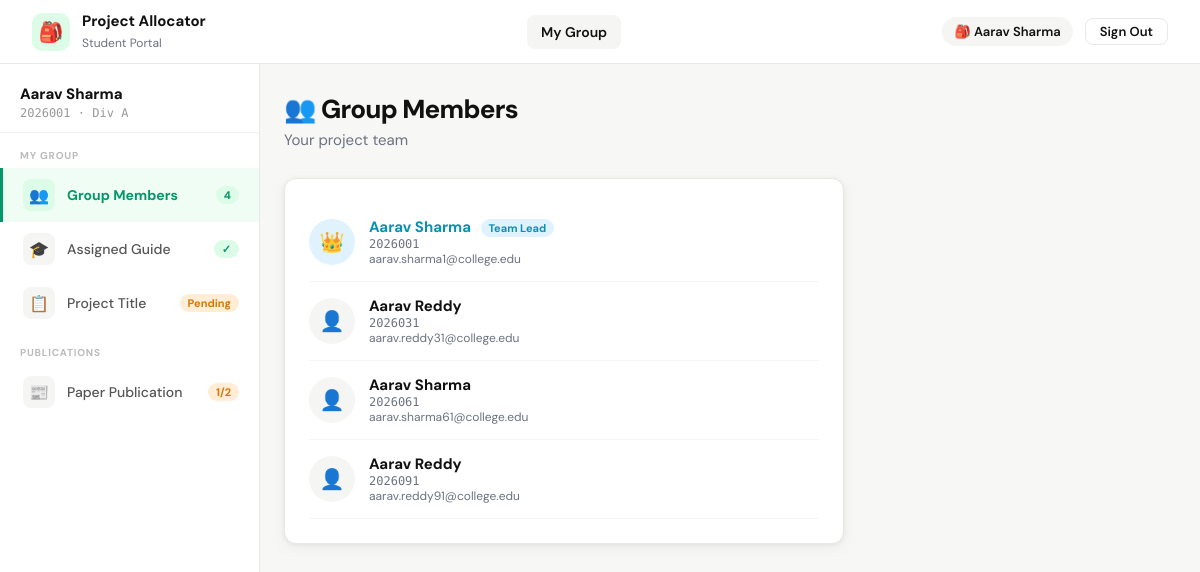
The page /student/dashboard (signed in) on the database its author committed.
### tables this page shows
CREATE TABLE student (
            id INTEGER PRIMARY KEY AUTOINCREMENT,
            name TEXT NOT NULL,
            prn TEXT UNIQUE NOT NULL,
            division TEXT,
            department TEXT,
            email TEXT UNIQUE,
            password TEXT,
            created_at TEXT DEFAULT CURRENT_TIMESTAMP
        );

### app.py (the view, shortened to what this page needs)
@app.route('/student/dashboard')
@login_required('student')
def student_dashboard():
    conn = get_db()
    sid = session['user_id']
    group = conn.execute("""
        SELECT pg.*, g.name as guide_name, g.email as guide_email, g.department as guide_dept,
               s.name as lead_name, s.prn as lead_roll
        FROM group_member gm
        JOIN project_group pg ON gm.group_id = pg.id
        LEFT JOIN guide g ON pg.guide_id = g.id
        LEFT JOIN student s ON pg.team_lead_id = s.id
        WHERE gm.student_id=?
    """, (sid,)).fetchone()
    members = []
    if group:
        members = conn.execute("""
            SELECT s.name, s.prn, s.email,
                   CASE WHEN pg.team_lead_id = s.id THEN 1 ELSE 0 END as is_lead
            FROM group_member gm
            JOIN student s ON gm.student_id = s.id
            JOIN project_group pg ON gm.group_id = pg.id
            WHERE gm.group_id=?
        """, (group['id'],)).fetchall()
    available = []
    titles = conn.execute("""
        SELECT pt.id, pt.title, g.name as guide_name
        FROM project_title pt
        JOIN guide g ON pt.guide_id = g.id
        ORDER BY g.name, pt.title
    """).fetchall()
    student = conn.execute("SELECT * FROM student WHERE id=?", (sid,)).fetchone()
    papers = {}
    if group:
        pubs = conn.execute(
            "SELECT * FROM paper_publication WHERE group_id=?", (group['id'],)
        ).fetchall()
        for p in pubs:
            papers[p['stage']] = p
    conn.close()
    return render_template('student/dashboard.html',
                           group=group, members=members,
                           available=available, titles=titles,
                           student=student, papers=papers)

### app.py (called while the page is built)
def get_db():
    conn = sqlite3.connect(DB)
    conn.row_factory = sqlite3.Row
    return conn

def login_required(role):
    def decorator(f):
        @wraps(f)
        def decorated(*args, **kwargs):
            if session.get('role') != role:
                flash('Please login to continue.', 'warning')
                return redirect(url_for('login'))
            return f(*args, **kwargs)
        return decorated
    return decorator

### templates/student/dashboard.html (shortened to what this page needs)
{% extends "base.html" %}
{% block content %}
<div class="portal-wrap">
  <aside class="sidebar" id="sidebar">
    <div class="sidebar-header">
      <div class="student-name">{{ student.name }}</div>
      <div class="student-prn">{{ student.prn }}{% if student.division %} · Div {{ student.division }}{% endif %}</div>
    </div>
    <div class="nav-section-label">My Group</div>
    {% if group %}
      <button class="nav-item active" id="nav-members" onclick="showSection('members', this)">
        <div class="nav-icon">👥</div>
        <span>Group Members</span>
        <span class="nav-badge done">{{ members|length }}</span>
      </button>
      <button class="nav-item" id="nav-guide" onclick="showSection('guide', this)">
        <div class="nav-icon">🎓</div>
        <span>Assigned Guide</span>
        {% if group.guide_name %}
          <span class="nav-badge done">✓</span>
        {% else %}
          <span class="nav-badge pending">Pending</span>
        {% endif %}
      </button>
      <button class="nav-item" id="nav-title" onclick="showSection('title', this)">
        <div class="nav-icon">📋</div>
        <span>Project Title</span>
        {% if group.title_finalized %}
          <span class="nav-badge done">Locked</span>
        {% elif group.project_title %}
          <span class="nav-badge pending">Pending</span>
        {% else %}
          <span class="nav-badge pending">Not Set</span>
        {% endif %}
      </button>
      <div class="nav-section-label">Publications</div>
      <button class="nav-item" id="nav-paper" onclick="showSection('paper', this)">
        <div class="nav-icon">📰</div>
        <span>Paper Publication</span>
        {% set done_count = papers|length %}
        {% if done_count == 2 %}
          <span class="nav-badge done">Both ✓</span>
        {% elif done_count == 1 %}
          <span class="nav-badge pending">1/2</span>
        {% else %}
          <span class="nav-badge pending">0/2</span>
        {% endif %}
      </button>
    {% else %}
      <button class="nav-item active" id="nav-form" onclick="showSection('form', this)">
        <div class="nav-icon">➕</div>
        <span>Form Group</span>
      </button>
    {% endif %}
  </aside>
  <div class="main-content">
    {% if group %}
      <div class="section-panel active" id="section-members">
        <div class="page-header">
          <h1>👥 Group Members</h1>
          <p>Your project team</p>
        </div>
        <div class="card" style="max-width:560px;">
          {% for m in members %}
          <div style="display:flex;align-items:center;gap:14px;padding:14px 0;border-bottom:1px solid #f5f5f3;">
            <div style="width:46px;height:46px;border-radius:50%;background:{% if m.is_lead %}#e0f2fe{% else %}#f5f5f3{% endif %};display:flex;align-items:center;justify-content:center;font-size:20px;flex-shrink:0;">
              {% if m.is_lead %}👑{% else %}👤{% endif %}
            </div>
            <div style="flex:1;">
              <div style="font-weight:700;font-size:15px;color:{% if m.is_lead %}#0891b2{% else %}#111{% endif %};">
                {{ m.name }}
                {% if m.is_lead %}<span style="font-size:11px;background:#e0f2fe;color:#0891b2;padding:2px 8px;border-radius:10px;margin-left:6px;">Team Lead</span>{% endif %}
              </div>
              <div class="text-muted" style="font-family:'DM Mono',monospace;font-size:12px;">{{ m.prn }}</div>
              <div class="text-muted" style="font-size:12px;">{{ m.email or '' }}</div>
            </div>
          </div>
          {% endfor %}
        </div>
      </div>
    {% endif %}
  </div>
</div>
{% endblock %}

### templates/base.html (shortened to what this page needs)
<!DOCTYPE html>
<html lang="en">
<head>
</head>
<body>
{% if session.role %}
<header class="topbar">
  <a class="topbar-brand" href="{% if session.role == 'coordinator' %}{{ url_for('coord_dashboard') }}{% elif session.role == 'guide' %}{{ url_for('guide_dashboard') }}{% else %}{{ url_for('student_dashboard') }}{% endif %}">
    <div class="topbar-icon" style="background:{% if session.role == 'coordinator' %}#ede9fe{% elif session.role == 'guide' %}#e0f2fe{% else %}#dcfce7{% endif %}">
      {% if session.role == 'coordinator' %}📋{% elif session.role == 'guide' %}🎓{% else %}🎒{% endif %}
    </div>
    <div class="topbar-brand-text">
      <strong>Project Allocator</strong>
      <span>{{ session.role|capitalize }} Portal</span>
    </div>
  </a>
  <nav class="topbar-nav">
    {% if session.role == 'coordinator' %}
      <a href="{{ url_for('coord_dashboard') }}" class="{% if request.endpoint == 'coord_dashboard' %}active{% endif %}">Dashboard</a>
      <a href="{{ url_for('coord_students') }}" class="{% if request.endpoint == 'coord_students' %}active{% endif %}">Students</a>
      <a href="{{ url_for('coord_guides') }}" class="{% if request.endpoint == 'coord_guides' %}active{% endif %}">Guides</a>
      <a href="{{ url_for('coord_groups') }}" class="{% if request.endpoint == 'coord_groups' %}active{% endif %}">Groups</a>
      <a href="{{ url_for('coord_allocations') }}" class="{% if request.endpoint == 'coord_allocations' %}active{% endif %}">Allocations</a>
      <a href="{{ url_for('coord_marks') }}" class="{% if request.endpoint == 'coord_marks' %}active{% endif %}">Marks</a>
      <a href="{{ url_for('coord_papers') }}" class="{% if request.endpoint == 'coord_papers' %}active{% endif %}" style="{% if request.endpoint == 'coord_papers' %}{% else %}color:#7c3aed;font-weight:600;{% endif %}">📰 Papers</a>
    {% elif session.role == 'student' %}
      <a href="{{ url_for('student_dashboard') }}" class="{% if request.endpoint == 'student_dashboard' %}active{% endif %}">My Group</a>
    {% endif %}
  </nav>
  <div class="topbar-right">
    <div class="user-pill">
      {% if session.role == 'coordinator' %}📋{% elif session.role == 'guide' %}🎓{% else %}🎒{% endif %}
      {{ session.user_name }}
    </div>
    <a href="{{ url_for('logout') }}" class="btn btn-outline btn-sm">Sign Out</a>
  </div>
</header>
{% endif %}
<main>
  {% block content %}{% endblock %}
</main>
</body>
</html>

### templates/base.html (style rules this page uses)
*, *::before, *::after { box-sizing: border-box; margin: 0; padding: 0; }
html { scroll-behavior: smooth; }
body { font-family: 'DM Sans', sans-serif; background: #f7f7f5; color: #111; min-height: 100vh; }
:root { --coord: #7c3aed; --guide: #0891b2; --student: #059669; --danger: #dc2626; --warning: #d97706; --border: #e8e8e4; --surface: #ffffff; --muted: #6b7280; --radius: 12px; --shadow: 0 1px 4px rgba(0,0,0,0.06), 0 4px 16px rgba(0,0,0,0.05); --shadow-lg: 0 8px 32px rgba(0,0,0,0.10); }
.topbar { background: #fff; border-bottom: 1px solid var(--border); height: 64px; display: flex; align-items: center; justify-content: space-between; padding: 0 32px; position: sticky; top: 0; z-index: 100; }
.topbar-brand { display: flex; align-items: center; gap: 12px; text-decoration: none; color: inherit; }
.topbar-icon { width: 38px; height: 38px; border-radius: 10px; display: flex; align-items: center; justify-content: center; font-size: 20px; flex-shrink: 0; }
.topbar-brand-text strong { font-size: 15px; font-weight: 700; display: block; }
.topbar-brand-text span { font-size: 12px; color: var(--muted); }
.topbar-nav { display: flex; align-items: center; gap: 4px; }
.topbar-nav a { padding: 8px 14px; border-radius: 8px; text-decoration: none; font-size: 14px; font-weight: 500; color: var(--muted); transition: all 0.18s; }
.topbar-nav a.active { background: #f5f5f3; color: #111; font-weight: 600; }
.topbar-right { display: flex; align-items: center; gap: 12px; }
.user-pill { display: flex; align-items: center; gap: 8px; padding: 6px 12px; background: #f5f5f3; border-radius: 20px; font-size: 13px; font-weight: 600; }
.page-header { margin-bottom: 28px; }
.page-header h1 { font-size: 26px; font-weight: 800; letter-spacing: -0.03em; }
.page-header p { color: var(--muted); margin-top: 4px; font-size: 15px; }
.card { background: var(--surface); border: 1px solid var(--border); border-radius: var(--radius); padding: 24px; box-shadow: var(--shadow); }
.btn { display: inline-flex; align-items: center; gap: 6px; border: none; border-radius: 8px; font-family: 'DM Sans', sans-serif; font-weight: 600; cursor: pointer; text-decoration: none; transition: all 0.18s; font-size: 14px; padding: 9px 18px; line-height: 1; white-space: nowrap; }
.btn-outline { background: transparent; color: #111; border: 1.5px solid var(--border); }
.btn-sm { padding: 6px 14px; font-size: 13px; }
.text-muted { color: var(--muted); font-size: 13px; }

### rows shown on the page
student: name "Aarav Sharma", prn "2026001", division "A", shows "Team Lead", email "aarav.sharma1@college.edu"
student: name "Aarav Reddy", prn "2026031", email "aarav.reddy31@college.edu"
student: name "Aarav Sharma", prn "2026061", email "aarav.sharma61@college.edu"
student: name "Aarav Reddy", prn "2026091", email "aarav.reddy91@college.edu"

### other values the page prints
{{ session.role|capitalize }} "Student"
{{ session.user_name }} "Aarav Sharma"
{{ members|length }} "4"
